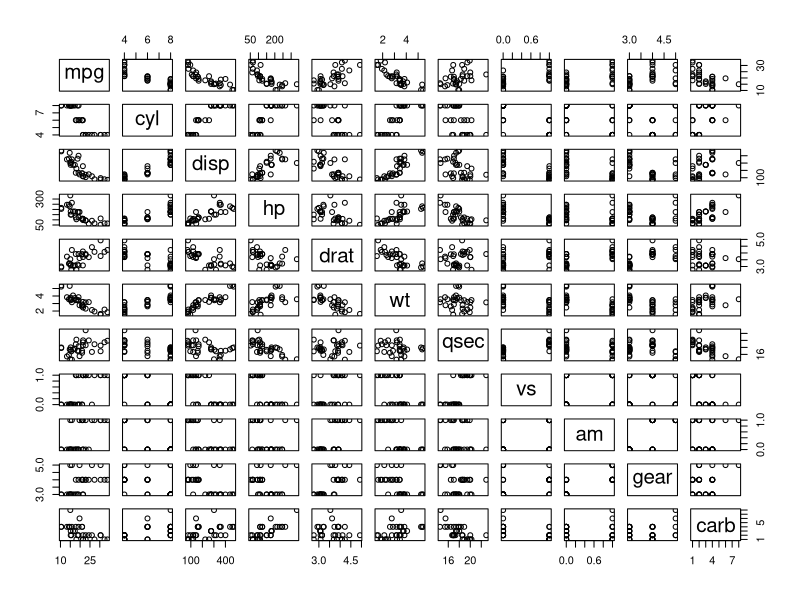
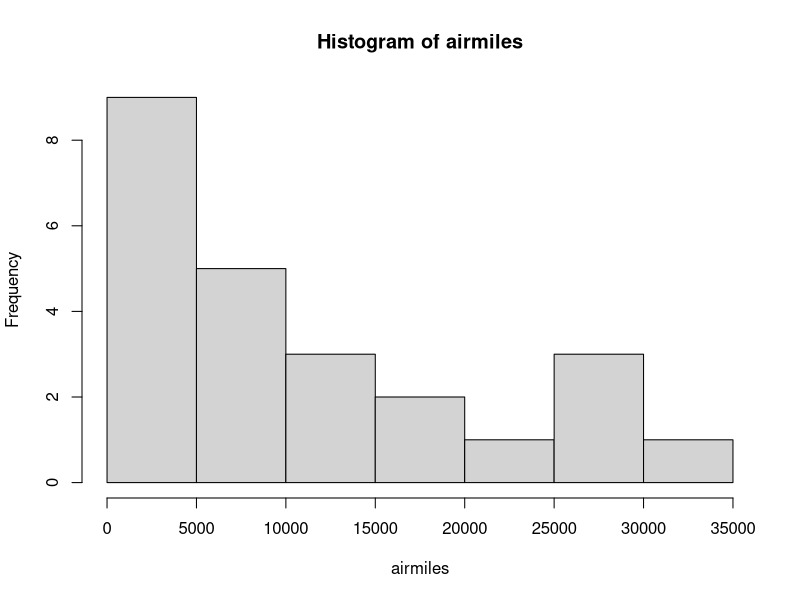

Write R code to recreate these figures, in order. (Note: this script raises an error after producing the figures.)
### First Coding Steps

# R as a calculator
4 + 4                 + 5

# Space does not matter

# Operators: + - / * ^

# Using several operators and round brackets
(5-3)^3

# Creating objects
x <- c(4,5,6)

c(4, 5.2, 76) -> y # arrows work both directions
y

x = c(4, 5, 6)

assign("x", c(4.2, 1, 5)) # function assign

# c for concatenate

x = c(4,5,6)

x # display in console

x = c(4,5,6); x # semicolon indicates a new row of code

# See which objects are already created
ls()

objects()

# Removing an object
rm("x")

# Working with vectors
x = c(y, 5, y)
x

# Sum and roots
sum(x)

sqrt(x)

# Values at a given position within the vector
x[1]

newobject <- x < 5; newobject

x # Comparison against original values

## Types of brackets

# () round brackets as the standard

# [] box brackets for index positions

# {} curled brackets for functions and loops





### Functions: seq, paste, rep

?seq # starting with the seq function

seq() # just using the default settings

# simple sequence from 3 to 5
seq(3, 5)

seq(from = 3, to = 5)

# using length
seq(from = 3, length = 3)

# step manipulations
seq(from = 3, length = 3, by = 0.5)

seq(from = 3, by = 0.5, length = 3) # changed order

?paste # next function

paste(1:4)

class(paste(1:4)) # checking the class

paste("xyz", 1:10)

paste("xyz", c(2,5,7,"test", 4.5)) # random vector with numbers and characters

paste("xyz", 1:10, sep = "") # modifying the seperator

?rep # next function

rep(c(3,4,5), 3)

rep(1:10, times = 3)

x = c(1,2,3) # creating x

rep(x, each = 3) # using each

rep(x, each = 3, times = 3) # combining arguments

## Working with index positions

x = 4:20 # our data

which(x == 10) # double equal sign, logical operation

x[3]





### Exercise

# 1 . Create the object "myobject" and assign the values 1:10
# in at least 3 different ways

myobject = 1:10; myobject

myobject <- c(1:10); myobject

myobject = seq(1,10); myobject

# 2. Get the sum of your object
sum(myobject)

# 3. Create the following vector by using the paste function
"R is great 4 and I will love it"
"R is great 7 and I will love it"
"R is great 45 and I will love it"
nums = c(4, 7, 45)
paste("R is great and", nums, "I will love it")

# 4. vector of 1,2,3 : repeat the vector to get 11 x 1, 10 x 2, and 10 x 3
?rep
x = rep(c(1, 2, 3), times = c(11, 10, 10))

# 5. What is the value of this vector on position 7
x[7]

## Solutions

# 1 . Create the object "myobject" and assign the values 1:10
# in at least 3 different ways

myobject <- (1:10)

myobject = (1:10)

(1:10) -> myobject

assign("myobject", 1:10)

# 2. Get the sum of your object

sum (myobject)

# 3. Create the following vector by using the paste function
"R is great 4 and I will love it"
"R is great 7 and I will love it"
"R is great 45 and I will love it"

paste ("R is great", c(4,7,45), "and I will love it")

# 4. vector of 1,2,3 : repeat the vector to get 11 x 1, 10 x 2, and 10 x 3

x = rep(1:3, length = 31); x

# 5. What is the value of this vector on position 7

x[7]





### Functions in R


# Brief description: R functions are OBJECTS
# They do calculations for you
# R function structure: name <- function (argument) {statements}
# The arguments specify the components to be used in the function

myfirstfn <- function(x) {x+x}
myfirstfn(10)

# stepwise working functions

mysecondfn <- function(t,z) {
  value = z*3
  value = value *t
  print(value)}
t= 5
z= 9
mysecondfn(t,z)

## Loops - loops and functions are a crucial part in programming
# FOR loops allow a certain operation to be repeated a fixed nr of times
# This is opposed to the While loop where the rep nr is not prefixed
# The syntax looks like this: for (name in vector) {commands}

for (i in 1:15) {print (i)}
for (z in 1:15) {print (z)}

# variable name does not matter although you will see i quite often
# Can be used for quite complex calculations
# Example calculation of primes with the Eratosthenes method (the oldest known systematic method)

PrimVec = function(n){
  # to start from 2
  if (n>=2) {
    # to further specify the sequence we want to work with
    s = seq(2,n)
    # p will be the container for our primes,
    # numbers will be moved from s to p step by step if they meet the
    #criteria
    p = c()
    # we start the loop
    for (i in seq(2,n)){
      
      # we use any to check that i (of this loop round) is still in s, multiples of i
      #will be removed
      if(any(s==i)){
        # we store i if it meets our criteria in p together with the previous p
        p = c(p,i)
        # to search for numbers with a remainder at modulus division
        s = c(s[(s%%i) != 0],i)
      }}
    return(p) }
  # to specify the output if n < 2 (optional)
  else{
    stop("Input at least 2")
  }}
PrimVec(100)



### Working with data.frames

?airmiles

head(airmiles) # first 6 rows

tail(airmiles) # last 6 rows

summary(mtcars)

plot(mtcars) # simple xy plot function of R Base

hist(airmiles) # histogram

head(mtcars)

sum(mtcars$wt)

attach(mtcars) # attach to R session environment

sum(wt) # now R knows which data.frame to use since it is attached

detach(mtcars) # remove it from environment

sum(wt) # error message since mtcars it not attached any more

mtcars[2,6]

mtcars[c(2,5,8),6]



### Graphs in R Base

# 3 main data viz systems:
# ggplot2, lattice and R Base

# simple scatterplot

x=5:7 # 3 data points, integers
y=8:10

# default plot output here is a scatterplot
plot(x,y)

# data is a time series, default here is a line plot
plot(lynx)

# title, color, title color, title magnification
plot(lynx, main="Lynx Trappings", col="red",
     col.main=52, cex.main=1.5)

# label names
plot(lynx, ylab="Lynx Trappings", xlab="")

# label orientation
plot(lynx, ylab="Lynx Trappings", xlab="", las=2)

# las - 0:3, scale orientation

# changing the session paramter, 2*2 plot matrix
par(mfrow=c(2,2), col.axis="red")

plot(1:8, las=0, xlab="xlab", ylab="ylab", main="LAS = 0")
plot(1:8, las=1, xlab="xlab", ylab="ylab", main="LAS = 1")
plot(1:8, las=2, xlab="xlab", ylab="ylab", main="LAS = 2")
plot(1:8, las=3, xlab="xlab", ylab="ylab", main="LAS = 3")

# color manipulation

colors()

# point symbol types

?pch

x=2:4

plot(x, pch="c") # using letters as point symbols

plot(x, pch=13) # symbol nr 13

# Line Types

par(mfrow=c(1,1), col.axis="black") # setting parameters back to default

library(plotrix) # add on package for "ablineclip", install if not yet available

plot(1:7, ylab="", main="Line Types lty 0:6", xlab="lty 0:6") # test plot

ablineclip(v=1, lty=1, col="sienna2", lwd=2) # solid (default)
ablineclip(v=2, lty=2, col="sienna2", lwd=2) # dashed
ablineclip(v=3, lty=3, col="sienna2", lwd=2) # dotted
ablineclip(v=4, lty=4, col="sienna2", lwd=2) # dotdash
ablineclip(v=5, lty=5, col="sienna2", lwd=2) # longdash
ablineclip(v=6, lty=6, col="sienna2", lwd=5) # twodash, thicker for comparison
ablineclip(v=7, lty=0, col="sienna2", lwd=2) # blank

# plot types of R Base plot

? plot

# by using "type" we can specify which kind of plot we want

plot(lynx) # plot for time series data

plot(lynx, type="p", main="Type p") # points (default)
plot(lynx, type="l", main="Type l") # lines (default for time series)
plot(lynx, type="b", main="Type b") # points connected by lines
plot(lynx, type="b", main="Type c") # lines only of b
plot(lynx, type="o", main="Type o") # points overlaid by lines
plot(lynx, type="h", main="Type h") # high density
plot(lynx, type="s", main="Type s") # steps
plot(lynx, type="n", main="Type n") # no plot

# Example: advanced line plot with R Base

par(mar=c(4,3,3,3), col.axis="darkgreen") # change of plot margins

plot(cars$speed, type="s", col="red", bty="n", xlab="Cars ID", ylab="")
text(8, 14, "Speed in mph", cex=0.85, col="red") # adding the explanatory text to plot 1

par(new=T) # allows 2 in 1 plot

plot(cars$dist, type="s", bty="n", ann=F, axes=F, col="darkblue")
axis(side=4, col = "darkblue") # y axis for plot 2
text(37, 18, "Stopping distance in ft", cex=0.85, col="darkblue") # explanations to plot 2
title(main="Speed and Stopping\n Distances of Cars") # main title

#??? graphical parameters

?par

par()





### Graphs Exercise

# 1. get familiar with "rivers" - how many observations?
# 2. plot rivers against its index (hint: number of observation on x)
# 3. add: header (red), label names
# 4. change the point symbol and point color

## Solution

?rivers # 141 observations

x = 1:141

y = rivers

plot(x,y, col = "green", pch = 20,
     main = "Lengths of\nMajor N. American Rivers",
     col.main ="red", xlab = "",
     ylab = "length in miles")


